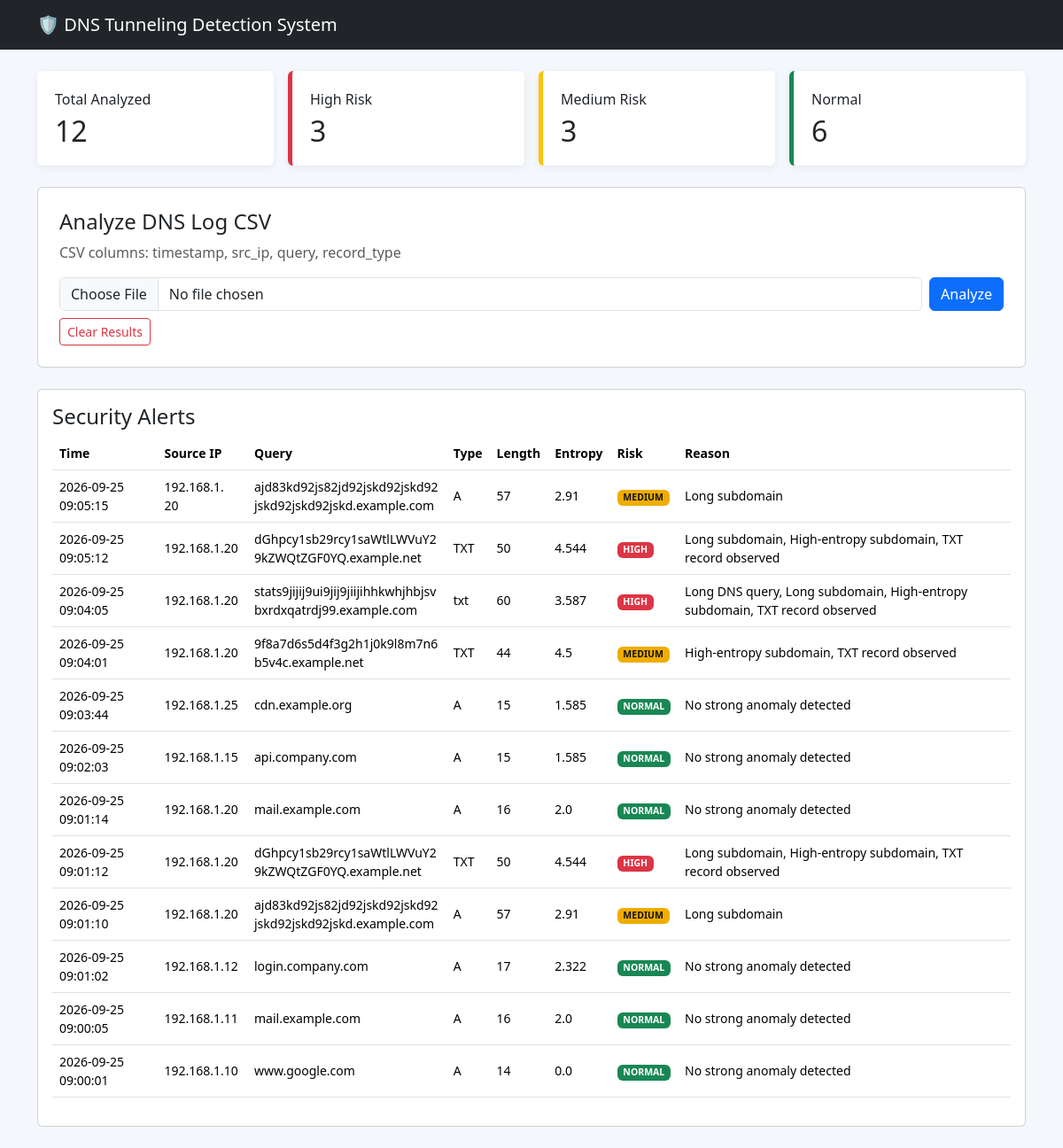
The page / on the database its author committed.
### tables this page shows
CREATE TABLE alerts(
id INTEGER PRIMARY KEY AUTOINCREMENT,timestamp TEXT,src_ip TEXT,query TEXT,
record_type TEXT,query_length INTEGER,entropy REAL,risk TEXT,reason TEXT);

### app.py (the view)
@app.route("/")
def dashboard():
    data = rows()
    total = len(data)
    high = sum(x["risk"] == "HIGH" for x in data)
    medium = sum(x["risk"] == "MEDIUM" for x in data)
    normal = sum(x["risk"] == "NORMAL" for x in data)
    return render_template("dashboard.html", alerts=data, total=total, high=high, medium=medium, normal=normal)

### app.py (called while the page is built)
def rows():
    con = sqlite3.connect(DB); con.row_factory = sqlite3.Row
    data = con.execute("SELECT * FROM alerts ORDER BY id DESC LIMIT 100").fetchall()
    con.close(); return data

### templates/dashboard.html (shortened to what this page needs)
<!doctype html>
<html lang="en">
<head>
<link href="https://cdn.jsdelivr.net/npm/bootstrap@5.3.3/dist/css/bootstrap.min.css" rel="stylesheet">
<link rel="stylesheet" href="{{ url_for('static', filename='css/style.css') }}">
</head>
<body>
<nav class="navbar navbar-dark bg-dark">
  <div class="container"><span class="navbar-brand">🛡️ DNS Tunneling Detection System</span></div>
</nav>
<div class="container py-4">
  <div class="row g-3 mb-4">
    <div class="col-md-3"><div class="card stat"><div>Total Analyzed</div><h2>{{total}}</h2></div></div>
    <div class="col-md-3"><div class="card stat high"><div>High Risk</div><h2>{{high}}</h2></div></div>
    <div class="col-md-3"><div class="card stat medium"><div>Medium Risk</div><h2>{{medium}}</h2></div></div>
    <div class="col-md-3"><div class="card stat normal"><div>Normal</div><h2>{{normal}}</h2></div></div>
  </div>
  <div class="card p-4 mb-4">
    <h4>Analyze DNS Log CSV</h4>
    <p class="text-muted">CSV columns: timestamp, src_ip, query, record_type</p>
    <form action="/upload" method="post" enctype="multipart/form-data" class="d-flex gap-2">
      <input class="form-control" type="file" name="file" accept=".csv" required>
      <button class="btn btn-primary">Analyze</button>
    </form>
    <form action="/clear" method="post" class="mt-2">
      <button class="btn btn-outline-danger btn-sm">Clear Results</button>
    </form>
  </div>
  <div class="card p-3">
    <h4>Security Alerts</h4>
    <div class="table-responsive">
    <table class="table table-hover align-middle">
      <thead><tr><th>Time</th><th>Source IP</th><th>Query</th><th>Type</th><th>Length</th><th>Entropy</th><th>Risk</th><th>Reason</th></tr></thead>
      <tbody>
      {% for a in alerts %}
      <tr>
        <td>{{a.timestamp}}</td><td>{{a.src_ip}}</td><td class="query">{{a.query}}</td>
        <td>{{a.record_type}}</td><td>{{a.query_length}}</td><td>{{a.entropy}}</td>
        <td><span class="badge risk-{{a.risk|lower}}">{{a.risk}}</span></td><td>{{a.reason}}</td>
      </tr>
      {% else %}
      <tr><td colspan="8" class="text-center text-muted">No data yet. Upload data/dns_logs.csv.</td></tr>
      {% endfor %}
      </tbody>
    </table>
    </div>
  </div>
</div>
</body></html>

### static/css/style.css (style rules this page uses)
body { background:#f4f7fb }
.stat { padding:20px;border:0;box-shadow:0 2px 10px #0001 }
.stat h2 { margin:5px 0 0 }
.high { border-left:5px solid #dc3545 }
.medium { border-left:5px solid #ffc107 }
.normal { border-left:5px solid #198754 }
.query { max-width:330px;word-break:break-all }
.risk-high { background:#dc3545 }
.risk-medium { background:#f0ad00;color:#111 }
.risk-normal { background:#198754 }
table { font-size:14px }

### rows shown on the page
alerts: timestamp "2026-09-25 09:05:15", src_ip "192.168.1. 20", query "ajd83kd92js82jd92jskd92jskd92jskd92jskd92jskd.example.com", record_type "A", query_length "57", entropy "2.91", risk "MEDIUM", reason "Long subdomain"
alerts: timestamp "2026-09-25 09:05:12", src_ip "192.168.1.20", query "dGhpcy1sb29rcy1saWtlLWVuY29kZWQtZGF0YQ.example.net", record_type "TXT", query_length "50", entropy "4.544", risk "HIGH", reason "Long subdomain, High-entropy subdomain, TXT record observed"
alerts: timestamp "2026-09-25 09:04:05", src_ip "192.168.1.20", query "stats9jijij9ui9jij9jiijihhkwhjhbjsvbxrdxqatrdj99.example.com", record_type "txt", query_length "60", entropy "3.587", risk "HIGH", reason "Long DNS query, Long subdomain, High-entropy subdomain, TXT record observed"
alerts: timestamp "2026-09-25 09:04:01", src_ip "192.168.1.20", query "9f8a7d6s5d4f3g2h1j0k9l8m7n6b5v4c.example.net", record_type "TXT", query_length "44", entropy "4.5", risk "MEDIUM", reason "High-entropy subdomain, TXT record observed"
alerts: timestamp "2026-09-25 09:03:44", src_ip "192.168.1.25", query "cdn.example.org", record_type "A", query_length "15", entropy "1.585", risk "NORMAL", reason "No strong anomaly detected"
alerts: timestamp "2026-09-25 09:02:03", src_ip "192.168.1.15", query "api.company.com", record_type "A", query_length "15", entropy "1.585", risk "NORMAL", reason "No strong anomaly detected"
alerts: timestamp "2026-09-25 09:01:14", src_ip "192.168.1.20", query "mail.example.com", record_type "A", query_length "16", entropy "2.0", risk "NORMAL", reason "No strong anomaly detected"
alerts: timestamp "2026-09-25 09:01:12", src_ip "192.168.1.20", query "dGhpcy1sb29rcy1saWtlLWVuY29kZWQtZGF0YQ.example.net", record_type "TXT", query_length "50", entropy "4.544", risk "HIGH", reason "Long subdomain, High-entropy subdomain, TXT record observed"
alerts: timestamp "2026-09-25 09:01:10", src_ip "192.168.1.20", query "ajd83kd92js82jd92jskd92jskd92jskd92jskd92jskd.example.com", record_type "A", query_length "57", entropy "2.91", risk "MEDIUM", reason "Long subdomain"
alerts: timestamp "2026-09-25 09:01:02", src_ip "192.168.1.12", query "login.company.com", record_type "A", query_length "17", entropy "2.322", risk "NORMAL", reason "No strong anomaly detected"
alerts: timestamp "2026-09-25 09:00:05", src_ip "192.168.1.11", query "mail.example.com", record_type "A", query_length "16", entropy "2.0", risk "NORMAL", reason "No strong anomaly detected"
alerts: timestamp "2026-09-25 09:00:01", src_ip "192.168.1.10", query "www.google.com", record_type "A", query_length "14", entropy "0.0", risk "NORMAL", reason "No strong anomaly detected"

### other values the page prints
{{ total }} "12"
{{ high }} "3"
{{ medium }} "3"
{{ normal }} "6"
